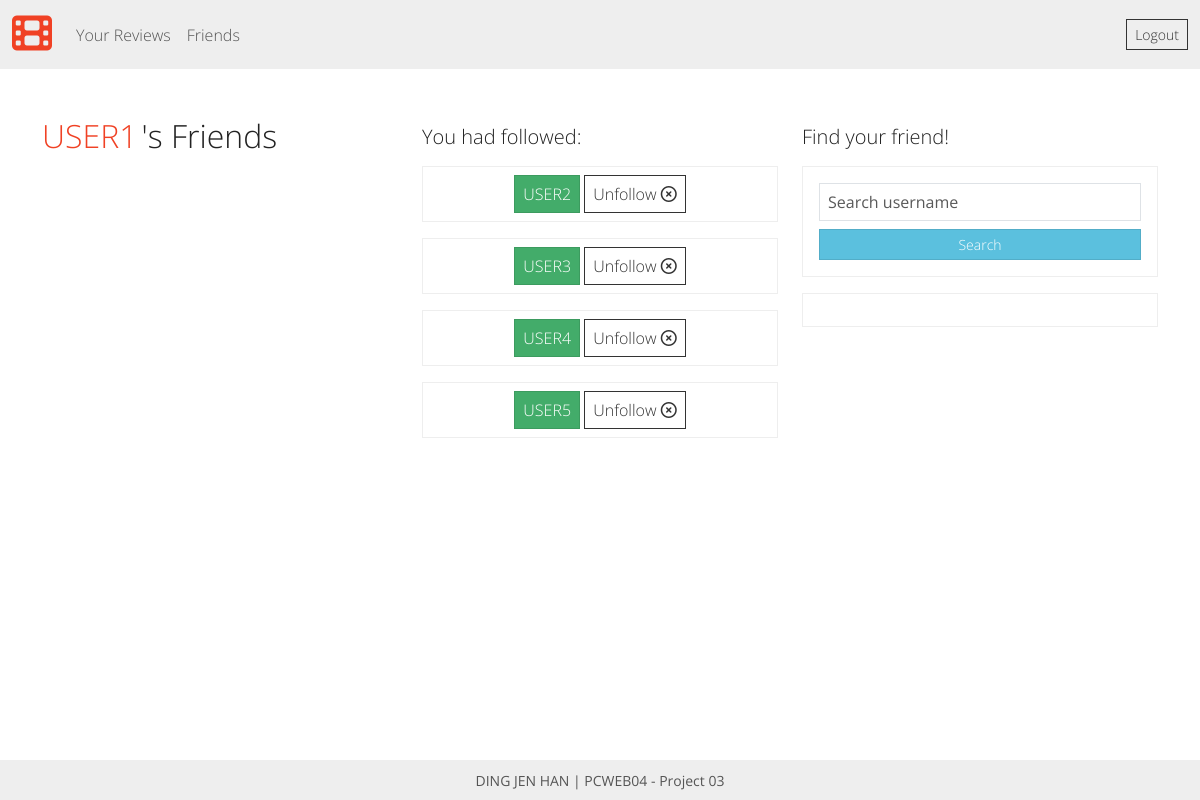
Page /friends.php (signed in) on the committed database.
### tables this page shows
CREATE TABLE `user_relation` (
  `follower_id` int(11) NOT NULL,
  `followee_id` int(11) NOT NULL
);

CREATE TABLE `userinfo` (
  `user_id` int(11) NOT NULL,
  `username` varchar(30) DEFAULT NULL,
  `password` varchar(30) DEFAULT NULL
);

### friends.php (the view, shortened to what this page needs)
<?php
require "dbconfig/config.php";
require "inc/header.php";
include "inc/navbar.php";
include "inc/footer.php";
?>
<body>
	<?php
	$follower = $_SESSION['username'];
	$query = "SELECT user_id FROM userinfo WHERE username = '$follower' ";
	$result = mysqli_query($con, $query);
	$row = mysqli_fetch_array($result);
	$followerid = $row['user_id'];
	?>
	<div class="container mt-5">
		<div class="row">
			<div class="col-sm mb-3">
				<h2 class="d-inline text-danger"> <?= strtoupper($follower); ?></h2>
				<h2 class="d-inline">'s Friends</h2>
			</div>
			<div class="col-sm mt-2">
			<h5 class='d-inline'> You had followed: </h5>
				<?php
				$query = "	SELECT userinfo.username, user_relation.follower_id, user_relation.followee_id
							FROM userinfo
							LEFT JOIN user_relation
							ON userinfo.user_id = user_relation.followee_id
							WHERE user_relation.follower_id = $followerid;
						";
				$result = mysqli_query($con, $query);
				while ($row = mysqli_fetch_array($result)) {
					$followee = $row['followee_id'];
					$name = $row['username'];
					echo '
					<div class="card border-light p-2 mt-3 mb-3">
						<form class="inlineform"  method="post" action = " ';
						echo htmlspecialchars($_SERVER['PHP_SELF']);
						echo '">';
						echo "
						<div class='d-flex justify-content-around'>
						<div class='d-inline'>
						<h6 class='d-inline'>
						<a class='btn btn-success' href='yourreview.php?user=$name'> " . strtoupper($name) . "</a></h4>
						<button class='btn btn-outline-dark' type='submit' name='delrecord'>
						Unfollow
						<i class='far fa-times-circle'> </i>
						</button>
						<input class='hiddeninput' type='hidden' name='followee' value='$followee'></div>
						</div>
						</form>
					</div>
						";
				}
				?>
			</div>
			<div class="col-sm">
				<div class="col-sm mt-2 mb-3">
				<h5 class='d-inline'> Find your friend! </h5>
			</div>
				<div class="card border-light mb-3 p-3">
					<form method="post" action="<?php echo htmlspecialchars($_SERVER['PHP_SELF']); ?>">
					<input class="form-control" type="text" placeholder="Search username" name="user">
					<div class="d-grid gap-2">
					<input class="btn btn-sm btn-info mt-2" type="submit" value="Search" name="search" placeholder="Search" class="btn btn-primary">
					</div>
					</form>
				</div>
				<div class="card border-light p-3">
				</div>
			</div>
		</div>
	</div>
	<br>
	<br>
	<br>

### rows in the picture
user_relation: followee.username "USER2"
user_relation: followee.username "USER3"
user_relation: followee.username "USER4"
user_relation: followee.username "USER5"

### other values in the picture
$follower "USER1"
